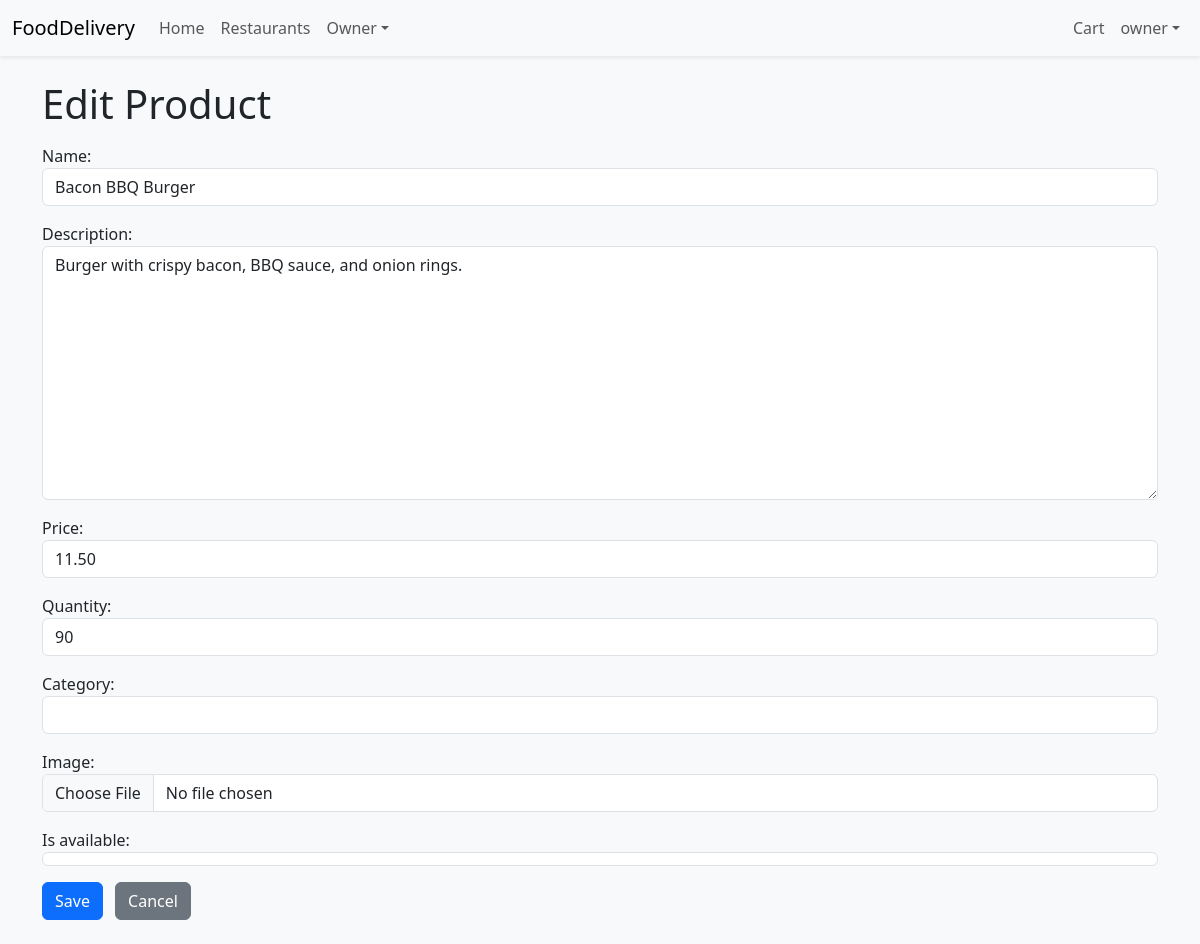
Page /restaurants/owner/products/10/edit/ (signed in) on the committed database.
### accounts/models.py (models this page shows, shortened)
class User(AbstractUser):
    ROLE_CUSTOMER = 'customer'
    ROLE_COURIER = 'courier'
    ROLE_OWNER = 'owner'
    ROLE_ADMIN = 'admin'
    ROLE_CHOICES: list[tuple[str, str]] = [
        (ROLE_CUSTOMER, 'Customer'),
        (ROLE_COURIER, 'Courier'),
        (ROLE_OWNER, 'Owner'),
        (ROLE_ADMIN, 'Administrator'),
    ]
    role = models.CharField(
        max_length=20,
        choices=ROLE_CHOICES,
        default=ROLE_CUSTOMER,
        help_text='Designates the role of the user in the platform.'
    )
    def is_courier(self) -> bool:
        return self.role == self.ROLE_COURIER
    def is_owner(self) -> bool:
        return self.role == self.ROLE_OWNER
    def is_admin(self) -> bool:
        return self.role == self.ROLE_ADMIN or self.is_superuser

### restaurants/models.py (models this page shows, shortened)
class Product(models.Model):
    restaurant = models.ForeignKey(
        Restaurant,
        on_delete=models.CASCADE,
        related_name='products',
        help_text='Restaurant that offers this product',
    )
    name = models.CharField(max_length=255)
    description = models.TextField(blank=True)
    price = models.DecimalField(max_digits=8, decimal_places=2)
    quantity = models.PositiveIntegerField(default=0)
    category = models.CharField(max_length=100, blank=True)
    image = models.ImageField(upload_to='products/', blank=True, null=True)
    is_available = models.BooleanField(default=True)
    created_at = models.DateTimeField(auto_now_add=True)
    updated_at = models.DateTimeField(auto_now=True)
    class Meta:
        ordering = ['name']

### restaurants/views.py (the view, shortened to what this page needs)
# urls.py: path('owner/products/<int:pk>/edit/', ProductUpdateView.as_view(), name='product_edit'),
class ProductUpdateView(OwnerRequiredMixin, UpdateView):
    model = Product
    form_class = ProductForm
    template_name = 'restaurants/product_form.html'
    def get_queryset(self):
        return Product.objects.filter(restaurant__owner=self.request.user)

### restaurants/forms.py
class ProductForm(BaseBootstrapForm):
    class Meta:
        model = Product
        exclude = ('restaurant', 'created_at', 'updated_at')

### core/context_processors.py (called while the page is built)
def stripe_public_key(request):
    return {
        'STRIPE_PUBLIC_KEY': getattr(settings, 'STRIPE_PUBLIC_KEY', '')
    }

### restaurants/views.py (called while the page is built)
    def dispatch(self, request, *args, **kwargs):
        if not request.user.is_authenticated or not hasattr(request.user, 'role') or not request.user.is_owner():
            raise PermissionDenied("You do not have permission to access this page.")
        return super().dispatch(request, *args, **kwargs)

### templates/restaurants/product_form.html (shortened to what this page needs)
{% extends 'base.html' %}
{% block content %}
<div class="container">
  <h1 class="mb-3">{% if form.instance.pk %}Edit{% else %}Add{% endif %} Product</h1>
  <form method="post" enctype="multipart/form-data">
    {% for field in form %}
      <div class="mb-3">
        {{ field.label_tag }}
        {{ field }}
      </div>
    {% endfor %}
    <button type="submit" class="btn btn-primary">Save</button>
    <a href="{% url 'restaurants:owner_restaurants' %}" class="btn btn-secondary ms-2">Cancel</a>
  </form>
</div>
{% endblock %}

### templates/base.html (shortened to what this page needs)
{% load static %}
<!DOCTYPE html>
<html lang="en">
<head>
  <link href="https://cdn.jsdelivr.net/npm/bootstrap@5.3.2/dist/css/bootstrap.min.css" rel="stylesheet">
  <link rel="stylesheet" href="{% static 'css/styles.css' %}">
  <link rel="stylesheet" href="https://cdn.jsdelivr.net/npm/bootstrap-icons@1.10.5/font/bootstrap-icons.css">
</head>
<body>
<nav class="navbar navbar-expand-lg navbar-light bg-light shadow-sm">
  <div class="container-fluid">
    <a class="navbar-brand" href="{% url 'home' %}">FoodDelivery</a>
    <div class="collapse navbar-collapse" id="navbarSupportedContent">
      <ul class="navbar-nav me-auto mb-2 mb-lg-0">
        <li class="nav-item"><a class="nav-link" href="{% url 'home' %}">Home</a></li>
        <li class="nav-item"><a class="nav-link" href="{% url 'restaurants:list' %}">Restaurants</a></li>
        {% if user.is_authenticated %}
          {% if user.is_owner %}
            <li class="nav-item dropdown">
              <a class="nav-link dropdown-toggle" href="#" id="ownerMenu" role="button" data-bs-toggle="dropdown"
                 aria-expanded="false">Owner</a>
            </li>
          {% endif %}
        {% endif %}
      </ul>
      <ul class="navbar-nav mb-2 mb-lg-0">
        {% if user.is_authenticated %}
          <li class="nav-item"><a class="nav-link" href="{% url 'orders:cart' %}">Cart</a></li>
          <li class="nav-item dropdown">
            <a class="nav-link dropdown-toggle" href="#" id="userMenu" role="button" data-bs-toggle="dropdown"
               aria-expanded="false">{{ user.get_full_name|default:user.username }}</a>
          </li>
        {% else %}
          <li class="nav-item"><a class="nav-link" href="{% url 'accounts:login' %}">Login</a></li>
          <li class="nav-item"><a class="nav-link" href="{% url 'accounts:register' %}">Register</a></li>
        {% endif %}
      </ul>
    </div>
  </div>
</nav>
<main class="py-4">
  {% block content %}{% endblock %}
</main>
</body>
</html>

### static/css/styles.css (style rules this page uses)
body { background-color: #f8f9fa; }
main { min-height: 80vh; }

### rows in the picture
User: get_full_name "owner"
Product: form "Bacon BBQ Burger" "Burger with crispy bacon, BBQ sauce, and onion rings." "11.50" "90" "☑"

### other values in the picture
{{ field.label_tag }} "Name:" "Description:" "Price:" "Quantity:" "Category:" "Image:" "Is available:"
